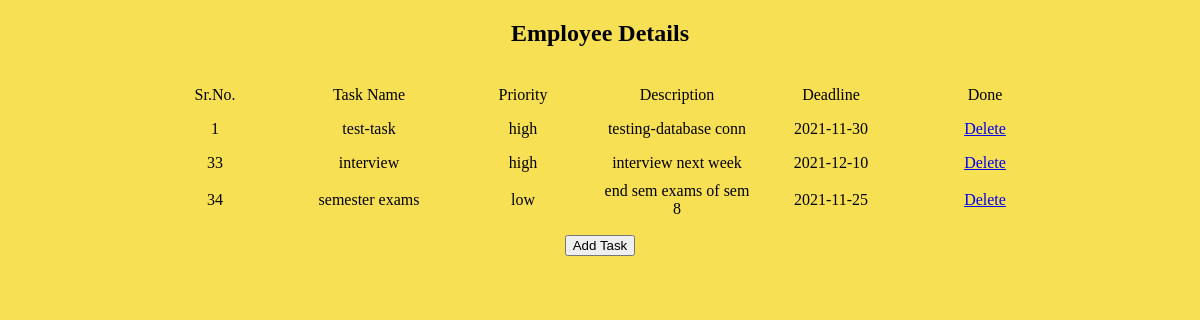
The app's page /index2.php with its own data.
### tables this page shows
CREATE TABLE `tasks` (
  `task_id` int(10) UNSIGNED NOT NULL,
  `task_name` varchar(150) NOT NULL,
  `description` text NOT NULL,
  `status` int(10) NOT NULL,
  `priority` varchar(10) NOT NULL,
  `deadline` date NOT NULL
);

### index2.php (the view, shortened to what this page needs)
<!DOCTYPE html>
<html lang="en">
<head>
</head>
<body>
    <h2>Employee Details</h2>
    <table border="0">
    <tr>
        <td>Sr.No.</td>
        <td>Task Name</td>
        <td>Priority</td>
        <td>Description</td>
        <td>Deadline</td>
        <td>Done</td>
    </tr>
    <?php
    $servername = "localhost";
    $username = "root";
    $password = "";
    $conn = new mysqli($servername, $username, $password);
    $records = mysqli_query($conn,"select * from `todo`.`tasks`");
    while($data = mysqli_fetch_array($records))
    {
    ?>
    <tr>
        <td><?php echo $data['task_id']; ?></td>
        <td><?php echo $data['task_name']; ?></td>
        <td><?php echo $data['priority']; ?></td>
        <td><?php echo $data['description']; ?></td>
        <td><?php echo $data['deadline']; ?></td>
        <td><a href="delete.php?id=<?php echo $data['task_id']; ?>">Delete</a></td>
    </tr>
    <?php
    }
    ?>
</table>
<div class="container">
<a href="addTask.php">
<button class="button">Add Task</button>
</a>
</div>
</body>
</html>

### index2.php (style rules this page uses)
body { text-align: center; margin: 0px; padding: 0px; background-color: rgb(248, 224, 85) }
table { display: inline-block; margin: 6px; padding: 4px; }
td { height: 30px; width: 150px; }
.button { transition-duration: 0.4s; }

### records on screen
tasks: task_id "1", task_name "test-task", priority "high", description "testing-database conn", deadline "2021-11-30"
tasks: task_id "33", task_name "interview", priority "high", description "interview next week", deadline "2021-12-10"
tasks: task_id "34", task_name "semester exams", priority "low", description "end sem exams of sem 8", deadline "2021-11-25"
